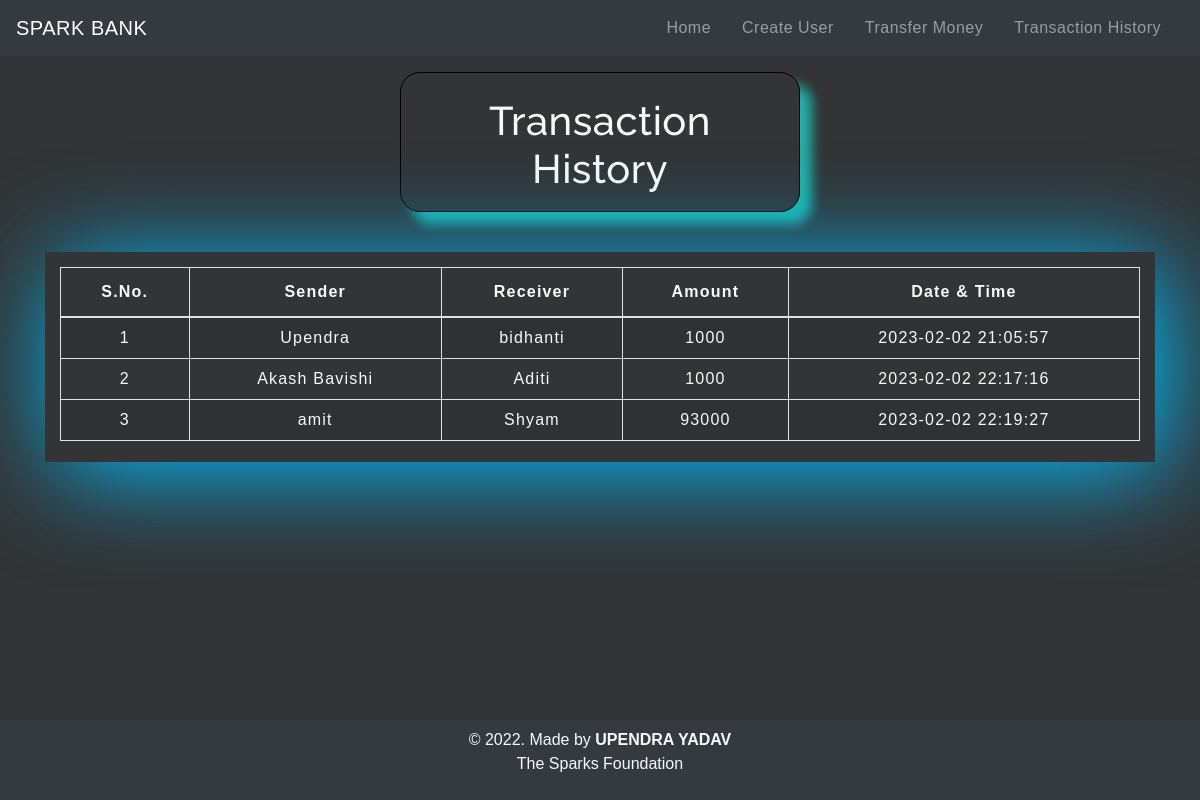
The page /transactionhistory.php on the database its author committed.
### tables this page shows
CREATE TABLE `transaction` (
  `sno` int(11) NOT NULL,
  `sender` varchar(255) NOT NULL,
  `receiver` varchar(255) NOT NULL,
  `balance` int(255) NOT NULL,
  `datetime` datetime NOT NULL DEFAULT current_timestamp()
);

### transactionhistory.php (the view, shortened to what this page needs)
<!DOCTYPE html>
<html lang="en">
<head>
    <link rel="stylesheet" href="https://cdn.jsdelivr.net/npm/bootstrap@4.5.3/dist/css/bootstrap.min.css">
    <link rel="stylesheet" href="style.css">
</head>
<body>
    <?php
    include './partials/_navbar.php'
    ?>
    <div class="container con">
        <h2 class="text-center fontlight text-light pt-4">Transaction History</h2>
        <br>
        <div class="table-responsive-sm col">
            <table class="table table-hover table-striped table-condensed table-bordered">
                <thead>
                    <tr>
                        <th class="text-center text-light">S.No.</th>
                        <th class="text-center text-light">Sender</th>
                        <th class="text-center text-light">Receiver</th>
                        <th class="text-center text-light">Amount</th>
                        <th class="text-center text-light">Date & Time</th>
                    </tr>
                </thead>
                <tbody>
                    <?php
                    include './partials/_dbconnect.php';
                    $sql = "select * from transaction";
                    $query = mysqli_query($conn, $sql);
                    while ($rows = mysqli_fetch_assoc($query)) {
                    ?>
                        <tr>
                            <td class="py-2 text-light"><?php echo $rows['sno']; ?></td>
                            <td class="py-2 text-light"><?php echo $rows['sender']; ?></td>
                            <td class="py-2 text-light"><?php echo $rows['receiver']; ?></td>
                            <td class="py-2 text-light"><?php echo $rows['balance']; ?> </td>
                            <td class="py-2 text-light"><?php echo $rows['datetime']; ?> </td>
                        <?php
                    }
                        ?>
                </tbody>
            </table>
        </div>
    </div>
    <footer class="text-center mt-5 py-2 text-light bg-dark mt-50px">
        <p>&copy 2022. Made by <b>UPENDRA YADAV</b> <br> The Sparks Foundation</p>
    </footer>
</body>
</html>

### style.css (style rules this page uses)
* { padding: 0; margin: 0; box-sizing: border-box; font-family: sans-serif; }
body { background-color: #323435; }
h2 { color: #4c4b4b; letter-spacing: 0.5px; font-family: raleway; }
.fontlight { border: 1px solid black; width: 400px; margin: 16px auto; border-radius: 20px; padding: 18px; box-shadow: 12px 12px 12px lightseagreen; }
.col { box-shadow: 10px 10px 100px deepskyblue; padding-top: 15px; padding-bottom: 5px; }
h2 { font-size: 40px; }
table { letter-spacing: 1.2px; }
td { text-align: center; }
.con { min-height: 600px !important; }

### rows shown on the page
transaction: sno "1", sender "Upendra", receiver "bidhanti", balance "1000", datetime "2023-02-02 21:05:57"
transaction: sno "2", sender "Akash Bavishi", receiver "Aditi", balance "1000", datetime "2023-02-02 22:17:16"
transaction: sno "3", sender "amit", receiver "Shyam", balance "93000", datetime "2023-02-02 22:19:27"
